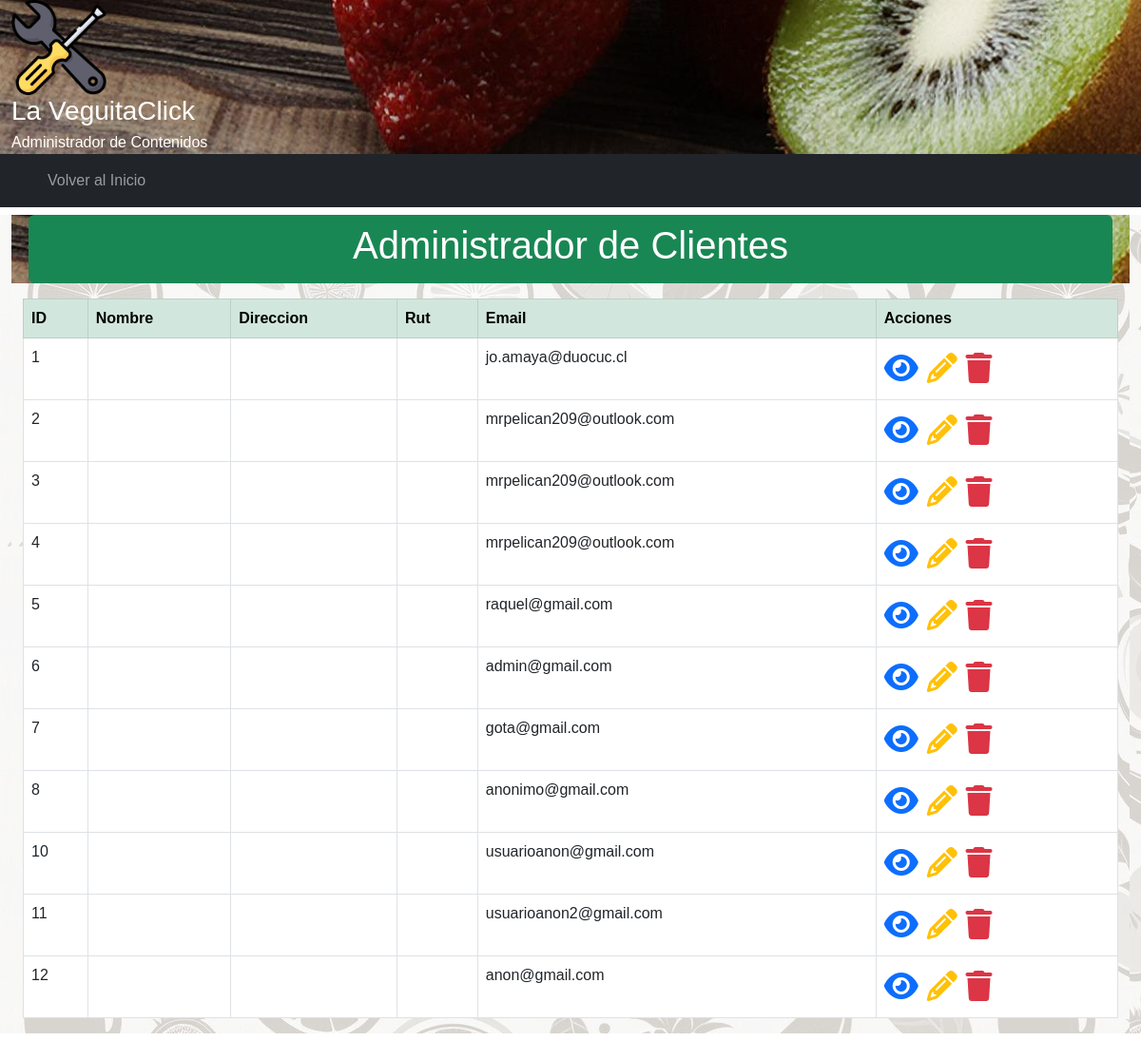
Page /crud/cliente/ on the earlier database version.
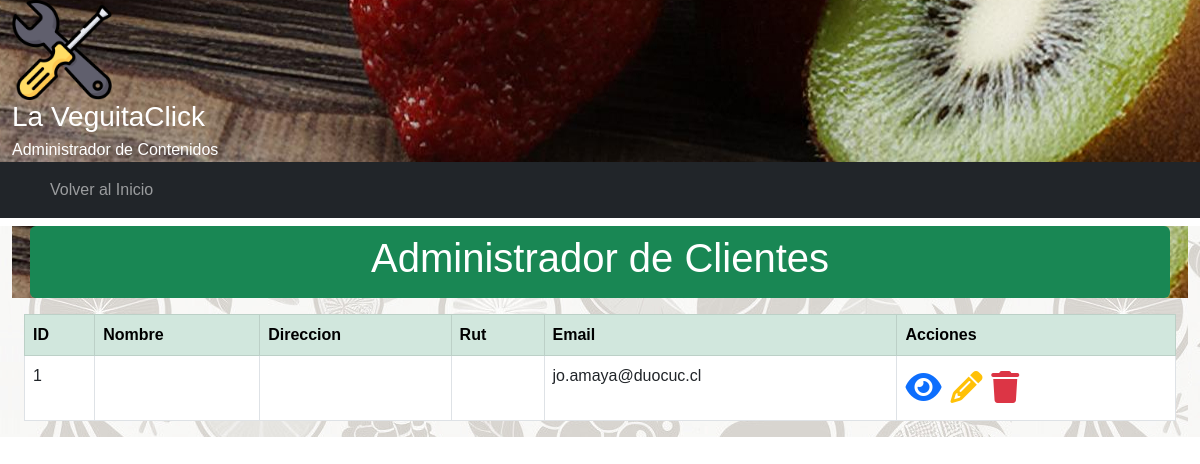
Same page on the later database version.
### core/models.py (models this page shows, shortened)
class Customer(models.Model):
    username = models.CharField(max_length=200, null=True)
    email = models.EmailField(max_length=200, null=True)

### crud/views.py (the view)
# urls.py: path('cliente/', cliente_lista, name="cliente"),
def cliente_lista(request):
    context = {'cliente': Customer.objects.all()}
    return render(request,'crud/cliente.html',context)

### crud/templates/crud/cliente.html (shortened to what this page needs)
{% extends 'crud/base.html' %}
{% load static %}
{% block main_content %}
<div class="container-fluid">
<main>
<header>
   <div class="container my-2 p-2 text-white text-center rounded bg-success">
      <h1>Administrador de Clientes</h1>
   </div>
</header>
 <div class="container-fluid my-2">
     <div class="table-responsive">
        <table class="table table-bordered">
            <thead class="table-success">
                <tr>
                    <th>ID</th>
                    <th>Nombre</th>
                    <th>Direccion</th>
                    <th>Rut</th>
                    <th>Email</th>
                    <th>Acciones</th>
                </tr>
            </thead>
            <tbody>
                {% for c in cliente %}
                <tr>
                    <td>{{c.id}}</td>
                    <td>{{c.nombre}}</td>
                    <td>{{c.direccion}}</td>
                    <td>{{c.rut}}</td>
                    <td>{{c.email}}</td>
                    <td>
                        <a class="text-decoration-none" href="{% url 'cliente-detail' cliente_id=c.id %}">
                            <span class="text-primary fs-2">
                                <i class="fa-solid fa-eye"></i>
                            </span>
                        </a>
                        <a class="text-decoration-none" href="{% url 'cliente-edit' cliente_id=c.id %}">
                            <span class="text-warning fs-2">
                                <i class="fa-solid fa-pencil"></i>
                            </span>
                        </a>
                        <a class="text-decoration-none modal-borrar" data-bs-toggle="modal"
                            data-bs-target="#staticBackdrop"
                            data-href="{% url 'cliente-delete' cliente_id=c.id %}">
                            <span class="text-danger fs-2">
                                <i class="fa-solid fa-trash"></i>
                            </span>
                        </a>
                    </td>
                </tr>
                {% endfor %}
            </tbody>
        </table>
    </div>
</main>
</div>
{% endblock %}

### crud/templates/crud/base.html (shortened to what this page needs)
<!DOCTYPE html>
<html lang="es-CL">
<head>
    {% load static %}
    <link href="https://cdn.jsdelivr.net/npm/bootstrap@5.3.0-alpha3/dist/css/bootstrap.min.css" rel="stylesheet"
>
    <link rel="stylesheet" href="https://cdnjs.cloudflare.com/ajax/libs/font-awesome/6.4.0/css/all.min.css"
 />
    <link rel="stylesheet" href="{% static 'crud/css/styles.css' %}">
</head>
<body>
<header>
<div class="container-fluid">
    <div class="col-2 col-lg-1">
        <a class="navbar-brand" href="{% url 'producto' %}">
            <img class="navbar-logo" src="{% static 'crud/img/tools.png' %}" alt="">
        </a>
      </div>
      <div class="col-9">
        <div class="row row-cols-1" id="header-title">
          <div class="col mb-1">
            <h3>La VeguitaClick</h3>
          </div>
          <div class="col">
            <h6>Administrador de Contenidos</h6>
          </div>
        </div>
    </div>
</div>
</header>
    <nav class="navbar navbar-expand-lg bg-dark navbar-dark">
            <div class="container">
            <div class="collapse navbar-collapse" id="navbarNav">
                <ul class="navbar-nav">
                    <li class="nav-item">
                        <a class="nav-link" href="{% url 'home' %}">Volver al Inicio</a>
                    </li>
                </ul>
              </div>
          </div>
    </nav>
    <main>
        {% block main_content %}{% endblock %}
    </main>
</body>

### crud/static/crud/css/styles.css (style rules this page uses)
.navbar-logo { width: 100px; height: 100px; }
body { margin: 0px; padding: 0px; font-family: Verdana, Geneva, Tahoma, sans-serif; }
header { background: url("img/bg-header.png"); color: white; }
#header-title h3, h6 { display: inline; }
header { background-color: rgb(35, 179, 109); color: white; }
#topa-title h3, h6 { display: inline; }
main { background: url("img/bg-page.png"); background-color: white; }

Differences in the rows shown:
removed Customer: id "2", email "mrpelican209@outlook.com"
removed Customer: id "3", email "mrpelican209@outlook.com"
removed Customer: id "4", email "mrpelican209@outlook.com"
removed Customer: id "5", email "raquel@gmail.com"
removed Customer: id "6", email "admin@gmail.com"
removed Customer: id "7", email "gota@gmail.com"
removed Customer: id "8", email "anonimo@gmail.com"
removed Customer: id "10", email "usuarioanon@gmail.com"
removed Customer: id "11", email "usuarioanon2@gmail.com"
removed Customer: id "12", email "anon@gmail.com"
